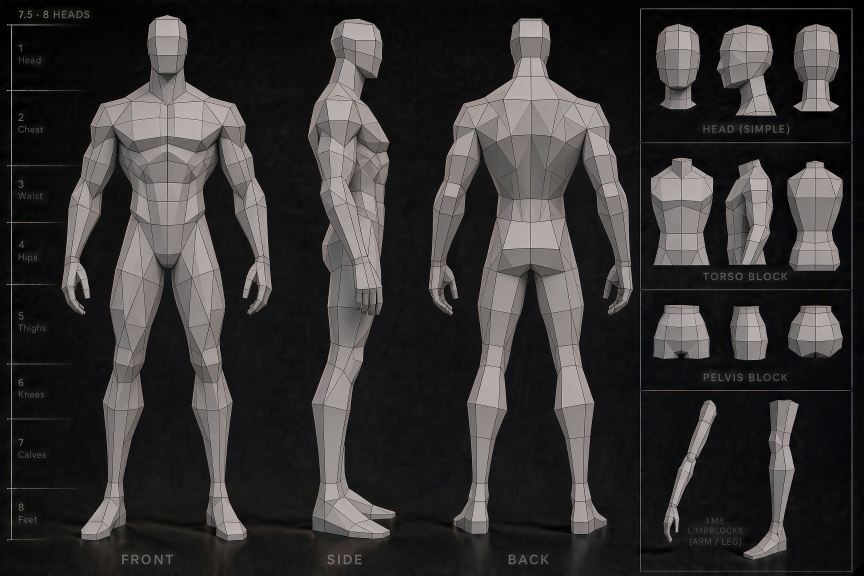
#> input picture mannequin_male/ref/hoja_maniqui.jpg, 1728 x 1152 px (shown at 1/2 size)
$ python crop_reference.py
#> lines starting #> are read from the running program, lines starting #| are printed output that depends on the picture; after the words box and inside, x2 and y2 are one past the last pixel; in counts of white or black regions, pixels touching at a corner belong together
"""Recorta ref/hoja_maniqui.jpg en vistas (FRONT / SIDE / BACK) y paneles, calibrados a 1.80 m.

Uso: python3 scripts/crop_reference.py
Cada vista de la hoja está dibujada a una escala algo distinta (la figura mide 1058 px en FRONT,
1040 en SIDE y 1031 en BACK), así que cada una se calibra por separado: se mide la cabeza (fila
superior) y el suelo (planta del pie) y se remuestrea a un lienzo común de W×H px con P px/m, el
suelo en la fila GROUND y el eje del cuerpo en la columna W/2.
Salida en ref/: ref_{front,side,back}.png, sil_*.png (siluetas), panel_*.png y calib.json.
"""
import json
import os
import numpy as np
from PIL import Image
from scipy import ndimage as nd

ROOT = os.path.dirname(os.path.dirname(os.path.abspath(__file__)))
SHEET = os.path.join(ROOT, 'ref', 'hoja_maniqui.jpg')
HEIGHT = 1.80
P = 560.0                 # px por metro del lienzo común
W, H = 600, 1080
GROUND = 1040             # fila del suelo en el lienzo
BG = 20
# columnas de cada figura en la hoja y columna del eje (FRONT/BACK: centro de la cabeza;
# SIDE: punto medio del pie)
VIEWS = {'front': (110, 560), 'side': (600, 810), 'back': (845, 1275)}
PANELS = {'head': (1283, 20, 1705, 282), 'torso': (1283, 288, 1705, 577),
          'pelvis': (1283, 582, 1705, 780), 'limbs': (1283, 782, 1705, 1112)}


def mask_of(g, thr=60):
    m = g > thr
    m = nd.binary_closing(m, iterations=2)
    m = nd.binary_fill_holes(m)
    m = nd.binary_opening(m, iterations=1)
    lab, n = nd.label(m)
    if n > 1:
        sizes = nd.sum(m, lab, range(n + 1))
        sizes[0] = 0
        m = lab == int(np.argmax(sizes))
    return m


def main():
    img = Image.open(SHEET).convert('RGB')
#> img is the input picture: PIL image 1728x1152 RGB; mean R, G, B 53.1, 51.2, 51
    a = np.array(img).astype(float)
    g = a.mean(2)
    g[1095:] = BG                                    # etiquetas FRONT / SIDE / BACK
    calib = {}
    out = os.path.join(ROOT, 'ref')
    for v, (x0, x1) in VIEWS.items():
        sub = np.full_like(g, BG)
        sub[:, x0:x1] = g[:, x0:x1]
        m = mask_of(sub)
        rows = np.where(m.any(1))[0]
        top, bot = int(rows.min()), int(rows.max()) + 1
        s = (bot - top) / HEIGHT                     # px por metro de esta vista
        r = top + int(0.11 * s)                      # a media cabeza
        xs = np.where(m[r])[0]
        cx = 0.5 * (xs.min() + xs.max())
        if v == 'side':
            # eje en SIDE: punto medio del pie (talón - puntera) a 2 cm del suelo -> el origen
            # queda entre los pies también en profundidad
            rn = int(round(bot - 0.02 * s))
            xs = np.where(m[rn])[0]
            cx = 0.5 * (xs.min() + xs.max())
        calib[v] = dict(top=top, ground=bot, px_per_m=round(s, 2), axis_x=round(cx, 1))
        # remuestreo al lienzo común
        Y, X = np.mgrid[0:H, 0:W]
        sx = cx + (X - W / 2) * s / P
        sy = bot - (GROUND - Y) * s / P
        valid = (sx >= x0) & (sx < x1 - 1) & (sy >= 0) & (sy < a.shape[0] - 1)
        crop = np.full((H, W, 3), BG, np.uint8)
        for c in range(3):
            ch = nd.map_coordinates(a[:, :, c], [sy, sx], order=1, cval=BG)
            crop[..., c] = np.where(valid, ch, BG).astype(np.uint8)
        crop[GROUND + 6:] = BG
        Image.fromarray(crop).save(os.path.join(out, f'ref_{v}.png'))
        ms = nd.map_coordinates(m.astype(float), [sy, sx], order=1) > 0.5
        ms &= valid
        ms[GROUND + 1:] = False
        Image.fromarray((ms * 255).astype(np.uint8)).save(os.path.join(out, f'sil_{v}.png'))
#> this loop made 3 passes
#> (n in mask_of, top, bot, s, r, rn) on pass 2: (1, 37, 1080, 579.4, 100, 1068)
#> (n in mask_of, top, bot, s, r) on pass 1: (5, 30, 1082, 584.4, 94)
#> pass 1, in mask_of, `m = g > thr`:
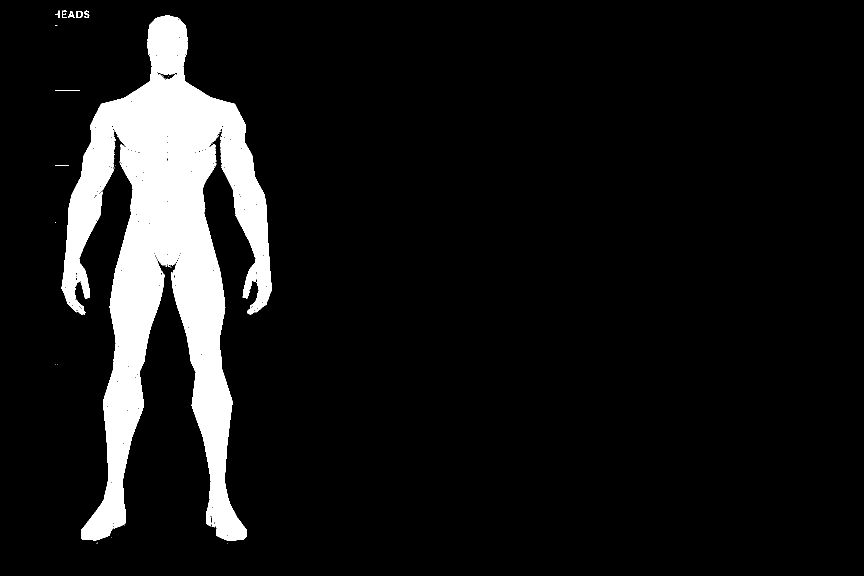
#> m: shape (1152, 1728) bool (shown at 1/2 size); 8.9% white; 43 white regions (34 under 20 px), largest, box (x1, y1, x2, y2) and area: (123, 30, 544, 1082) 176568, (153, 22, 166, 36) 90, (168, 21, 179, 36) 78
#> after the loop:
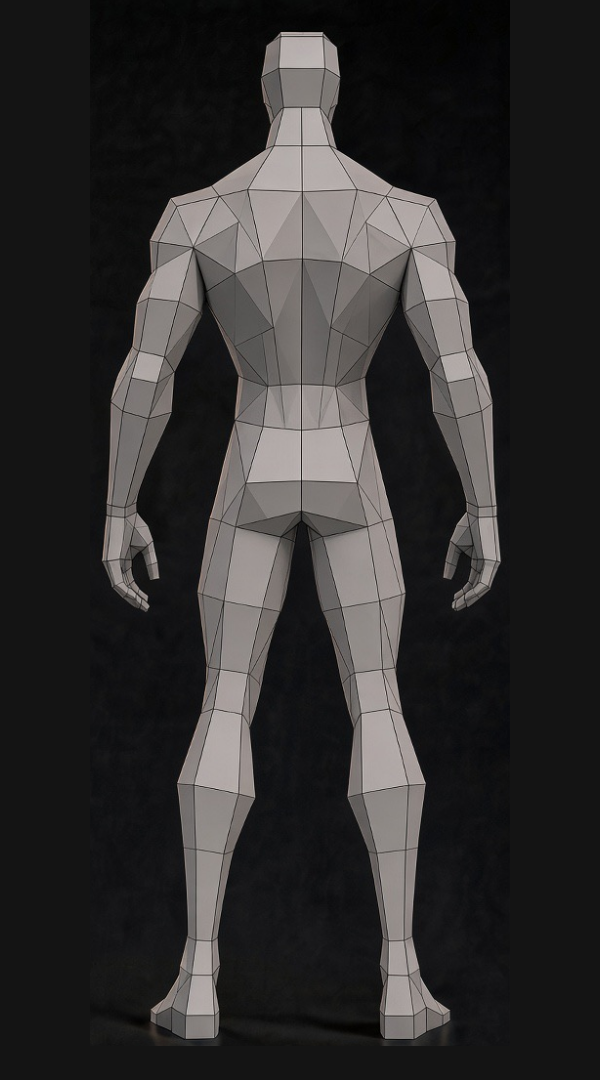
#> crop: shape (1080, 600, 3); mean R, G, B 48.6, 47, 46.7
#> after the loop:
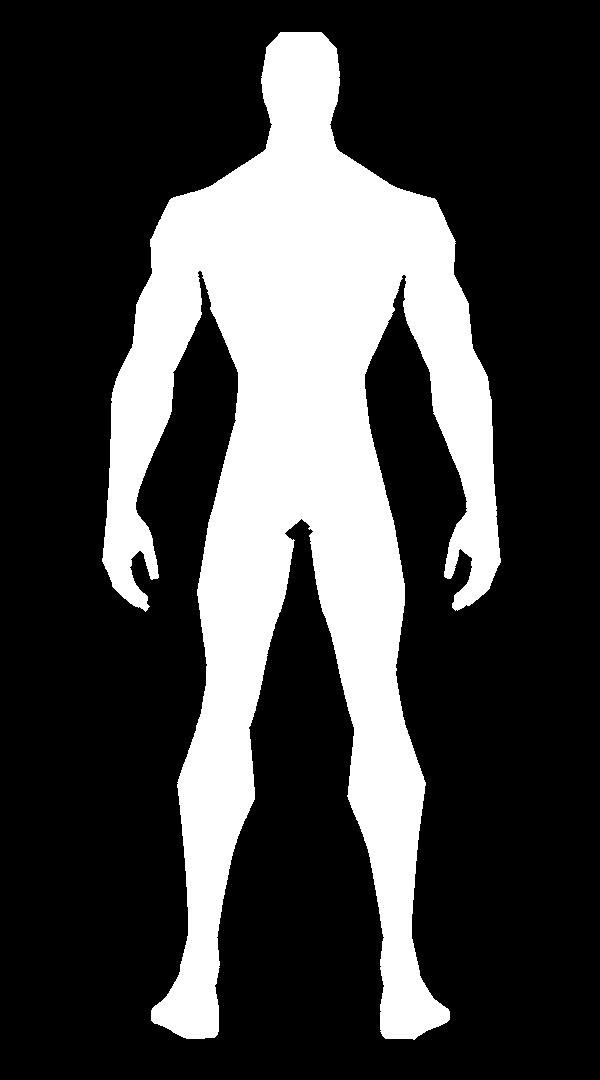
#> ms: shape (1080, 600) bool; 26.2% white; 1 white region, box (x1, y1, x2, y2) and area: (102, 32, 501, 1040) 169945
#> after the loop:
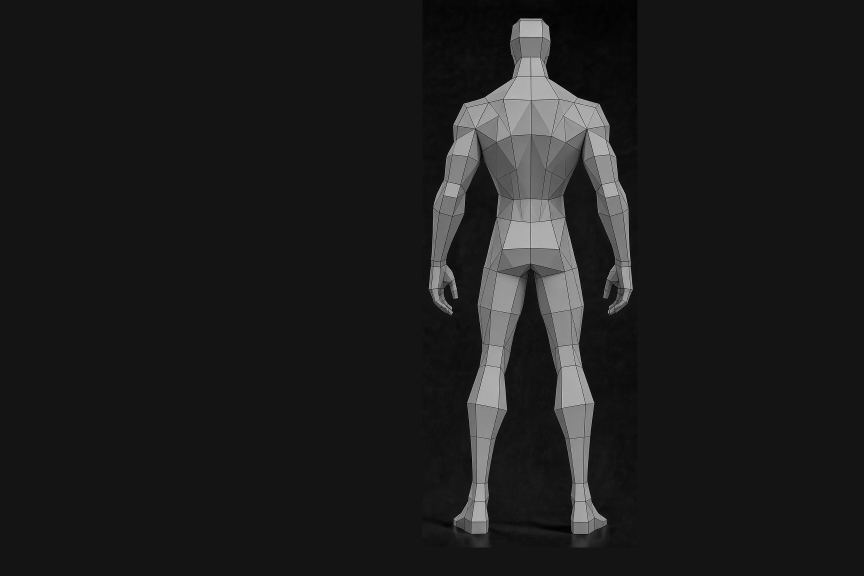
#> sub: shape (1152, 1728) float64 (shown at 1/2 size); min 0, max 232.7, mean 29.5
#> after the loop:
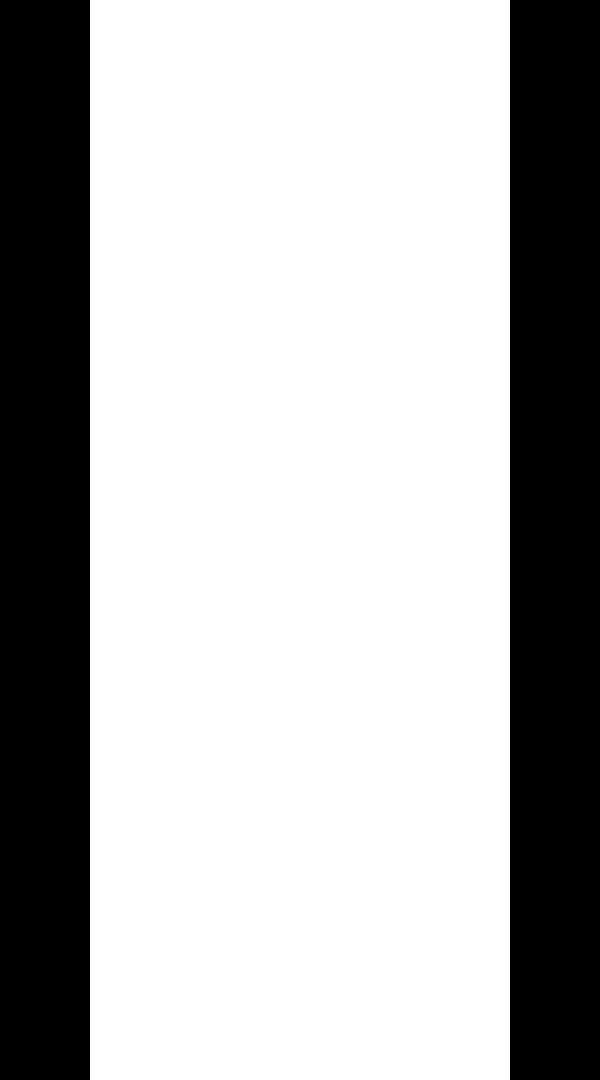
#> valid: shape (1080, 600) bool; 70% white; 2 black regions, box (x1, y1, x2, y2) and area: (0, 0, 90, 1080) 97200, (510, 0, 600, 1080) 97200
#> after the loop, calib = 3 items
    for p, box in PANELS.items():
        img.crop(box).save(os.path.join(out, f'panel_{p}.png'))
#> this loop made 4 passes
#> pass 1, in main, `img.crop(box).save(os.path.join(out, f'panel_{p}.png'))`:
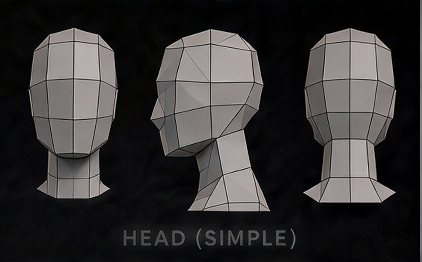
#> saved as panel_head.png: PIL image 422x262 RGB; mean R, G, B 53.6, 51.7, 51.5
#> pass 2, in main, `img.crop(box).save(os.path.join(out, f'panel_{p}.png'))`:
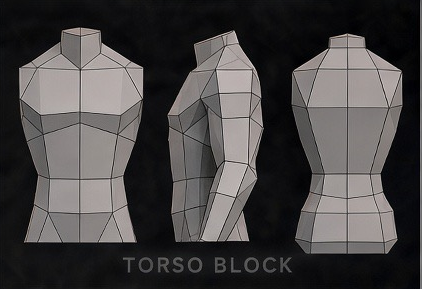
#> saved as panel_torso.png: PIL image 422x289 RGB; mean R, G, B 71.7, 69.1, 69.2
    calib['canvas'] = dict(W=W, H=H, px_per_m=P, ground_row=GROUND, height_m=HEIGHT)
    with open(os.path.join(out, 'calib.json'), 'w') as fh:
        json.dump(calib, fh, indent=1)
    print(json.dumps(calib, indent=1))
#> (printed output is left out)


if __name__ == '__main__':
    main()
